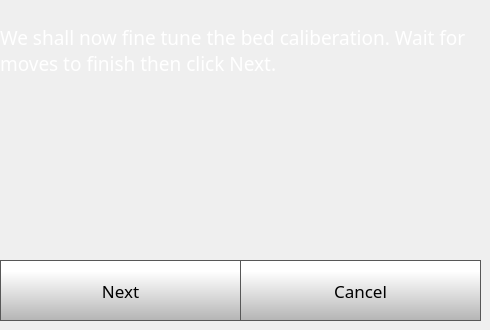
    <widget class="QWidget" name="fullStep1Page">
     <widget class="QLabel" name="caliberateLabel_27">
      <property name="geometry">
       <rect>
        <x>0</x>
        <y>10</y>
        <width>481</width>
        <height>81</height>
       </rect>
      </property>
      <property name="font">
       <font>
        <family>Gotham</family>
        <pointsize>14</pointsize>
        <weight>50</weight>
        <bold>false</bold>
       </font>
      </property>
      <property name="styleSheet">
       <string notr="true">color: rgb(255, 255, 255);</string>
      </property>
      <property name="text">
       <string>We shall now fine tune the bed caliberation. Wait for moves to finish then click Next. </string>
      </property>
      <property name="wordWrap">
       <bool>true</bool>
      </property>
     </widget>
     <widget class="QPushButton" name="fullStep1NextButton">
      <property name="geometry">
       <rect>
        <x>0</x>
        <y>260</y>
        <width>241</width>
        <height>61</height>
       </rect>
      </property>
      <property name="font">
       <font>
        <family>Gotham</family>
        <pointsize>13</pointsize>
       </font>
      </property>
      <property name="styleSheet">
       <string notr="true">QPushButton {
     border: 1px solid rgb(87, 87, 87);
	background-color: qlineargradient(spread:pad, x1:0, y1:1, x2:0, y2:0.188, stop:0 rgba(180, 180, 180, 255), stop:1 rgba(255, 255, 255, 255));


}

QPushButton:pressed {
    background-color: qlineargradient(x1: 0, y1: 0, x2: 0, y2: 1,
                                      stop: 0 #dadbde, stop: 1 #f6f7fa);
}

QPushButton:flat {
    border: none; /* no border for a flat push button */
}

QPushButton:default {
    border-color: navy; /* make the default button prominent */
}

QPushButton:focus {
	outline: none;
}</string>
      </property>
      <property name="text">
       <string>Next</string>
      </property>
      <property name="iconSize">
       <size>
        <width>40</width>
        <height>40</height>
       </size>
      </property>
     </widget>
     <widget class="QPushButton" name="fullStep1CancelButton">
      <property name="geometry">
       <rect>
        <x>240</x>
        <y>260</y>
        <width>241</width>
        <height>61</height>
       </rect>
      </property>
      <property name="font">
       <font>
        <family>Gotham</family>
        <pointsize>13</pointsize>
       </font>
      </property>
      <property name="styleSheet">
       <string notr="true">QPushButton {
     border: 1px solid rgb(87, 87, 87);
	background-color: qlineargradient(spread:pad, x1:0, y1:1, x2:0, y2:0.188, stop:0 rgba(180, 180, 180, 255), stop:1 rgba(255, 255, 255, 255));


}

QPushButton:pressed {
    background-color: qlineargradient(x1: 0, y1: 0, x2: 0, y2: 1,
                                      stop: 0 #dadbde, stop: 1 #f6f7fa);
}

QPushButton:flat {
    border: none; /* no border for a flat push button */
}

QPushButton:default {
    border-color: navy; /* make the default button prominent */
}

QPushButton:focus {
	outline: none;
}</string>
      </property>
      <property name="text">
       <string>Cancel</string>
      </property>
      <property name="iconSize">
       <size>
        <width>40</width>
        <height>40</height>
       </size>
      </property>
     </widget>
    </widget>
